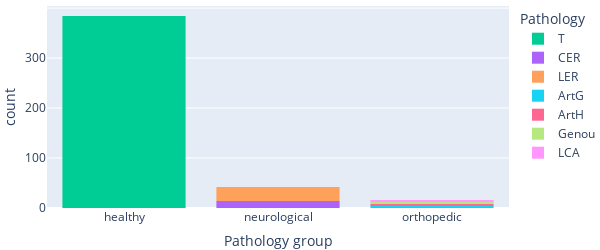

The notebook cell saved with this chart:
### Markdown cell above
## Exploring the metadata

### Code cell
if VERBOSE:
    fig = px.histogram(
        df_metadata,
        x="meta_label",
        color="label",
        color_discrete_map=color_palette
    )
    fig.update_layout(
        width=600,
        height=250,
        xaxis_title="Pathology group",
        legend_title="Pathology",
        margin=dict(l=0, r=0, t=0, b=0),
    )
    fig.show()
    print("Observation: There are mostly recordings of healthy patients (class imbalance).")

### Figure 1 — Plotly figure (JSON) as saved in the notebook; plotly's stock layout.template omitted (floating-point values rounded to 4 significant figures; data arrays with more than 128 entries replaced by an {"elided": "..."} marker saying what was removed)
{"data": [{"alignmentgroup": "True", "bingroup": "x", "hovertemplate": "label=T<br>meta_label=%{x}<br>count=%{y}<extra></extra>", "legendgroup": "T", "marker": {"color": "#00cc96", "pattern": {"shape": ""}}, "name": "T", "offsetgroup": "T", "orientation": "v", "showlegend": true, "type": "histogram", "x": {"elided": "384 str values"}, "xaxis": "x", "yaxis": "y"}, {"alignmentgroup": "True", "bingroup": "x", "hovertemplate": "label=CER<br>meta_label=%{x}<br>count=%{y}<extra></extra>", "legendgroup": "CER", "marker": {"color": "#ab63fa", "pattern": {"shape": ""}}, "name": "CER", "offsetgroup": "CER", "orientation": "v", "showlegend": true, "type": "histogram", "x": ["neurological", "neurological", "neurological", "neurological", "neurological", "neurological", "neurological", "neurological", "neurological", "neurological", "neurological", "neurological", "neurological", "neurological"], "xaxis": "x", "yaxis": "y"}, {"alignmentgroup": "True", "bingroup": "x", "hovertemplate": "label=LER<br>meta_label=%{x}<br>count=%{y}<extra></extra>", "legendgroup": "LER", "marker": {"color": "#FFA15A", "pattern": {"shape": ""}}, "name": "LER", "offsetgroup": "LER", "orientation": "v", "showlegend": true, "type": "histogram", "x": ["neurological", "neurological", "neurological", "neurological", "neurological", "neurological", "neurological", "neurological", "neurological", "neurological", "neurological", "neurological", "neurological", "neurological", "neurological", "neurological", "neurological", "neurological", "neurological", "neurological", "neurological", "neurological", "neurological", "neurological", "neurological", "neurological", "neurological", "neurological"], "xaxis": "x", "yaxis": "y"}, {"alignmentgroup": "True", "bingroup": "x", "hovertemplate": "label=ArtG<br>meta_label=%{x}<br>count=%{y}<extra></extra>", "legendgroup": "ArtG", "marker": {"color": "#19d3f3", "pattern": {"shape": ""}}, "name": "ArtG", "offsetgroup": "ArtG", "orientation": "v", "showlegend": true, "type": "histogram", "x": ["orthopedic", "orthopedic", "orthopedic", "orthopedic"], "xaxis": "x", "yaxis": "y"}, {"alignmentgroup": "True", "bingroup": "x", "hovertemplate": "label=ArtH<br>meta_label=%{x}<br>count=%{y}<extra></extra>", "legendgroup": "ArtH", "marker": {"color": "#FF6692", "pattern": {"shape": ""}}, "name": "ArtH", "offsetgroup": "ArtH", "orientation": "v", "showlegend": true, "type": "histogram", "x": ["orthopedic", "orthopedic", "orthopedic", "orthopedic"], "xaxis": "x", "yaxis": "y"}, {"alignmentgroup": "True", "bingroup": "x", "hovertemplate": "label=Genou<br>meta_label=%{x}<br>count=%{y}<extra></extra>", "legendgroup": "Genou", "marker": {"color": "#B6E880", "pattern": {"shape": ""}}, "name": "Genou", "offsetgroup": "Genou", "orientation": "v", "showlegend": true, "type": "histogram", "x": ["orthopedic", "orthopedic", "orthopedic", "orthopedic"], "xaxis": "x", "yaxis": "y"}, {"alignmentgroup": "True", "bingroup": "x", "hovertemplate": "label=LCA<br>meta_label=%{x}<br>count=%{y}<extra></extra>", "legendgroup": "LCA", "marker": {"color": "#FF97FF", "pattern": {"shape": ""}}, "name": "LCA", "offsetgroup": "LCA", "orientation": "v", "showlegend": true, "type": "histogram", "x": ["orthopedic", "orthopedic", "orthopedic", "orthopedic"], "xaxis": "x", "yaxis": "y"}], "layout": {"barmode": "relative", "height": 250, "legend": {"title": {"text": "Pathology"}, "tracegroupgap": 0}, "margin": {"b": 0, "l": 0, "r": 0, "t": 0}, "width": 600, "xaxis": {"anchor": "y", "domain": [0, 1], "title": {"text": "Pathology group"}}, "yaxis": {"anchor": "x", "domain": [0, 1], "title": {"text": "count"}}}}
